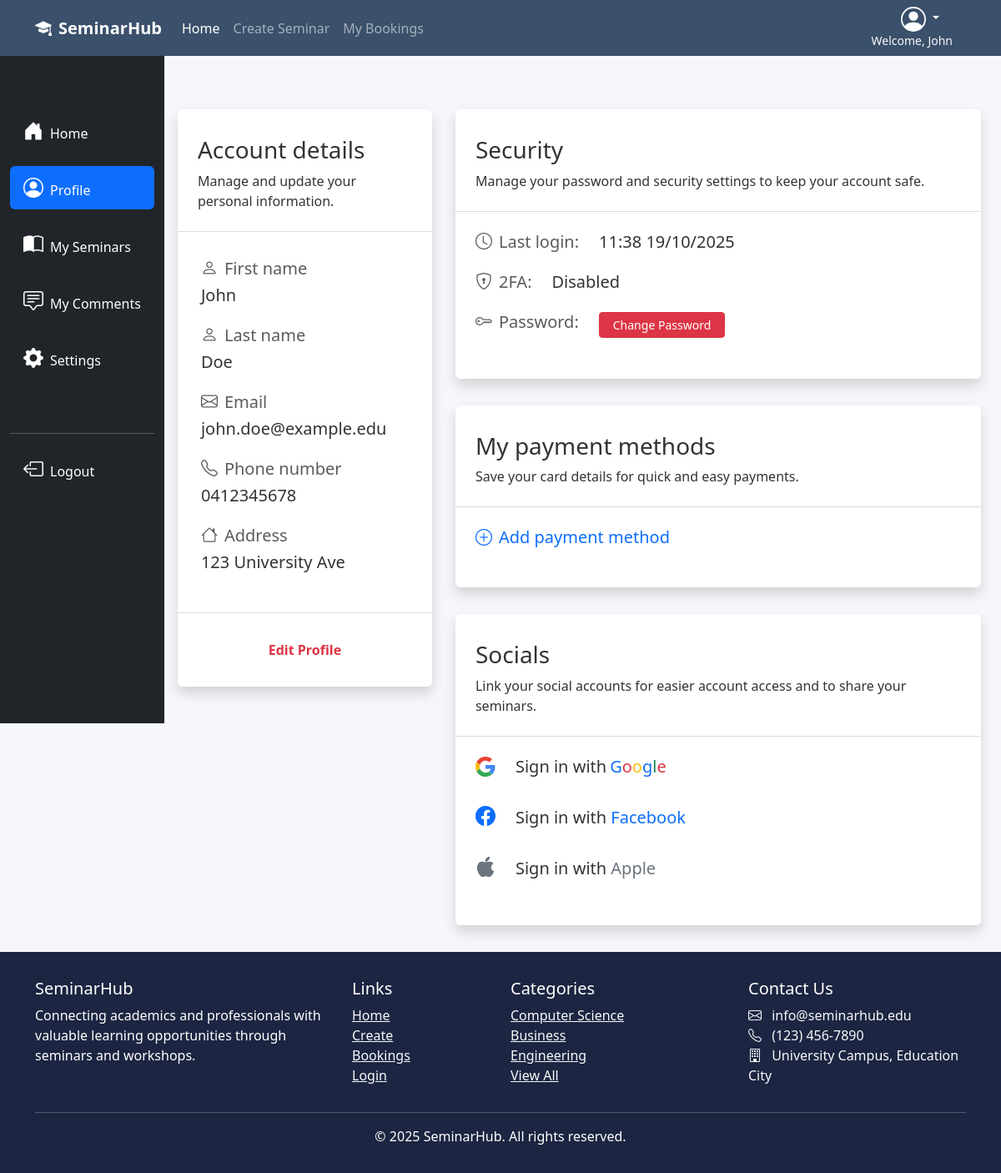
Page /profile/1 (signed in) on the earlier database version.
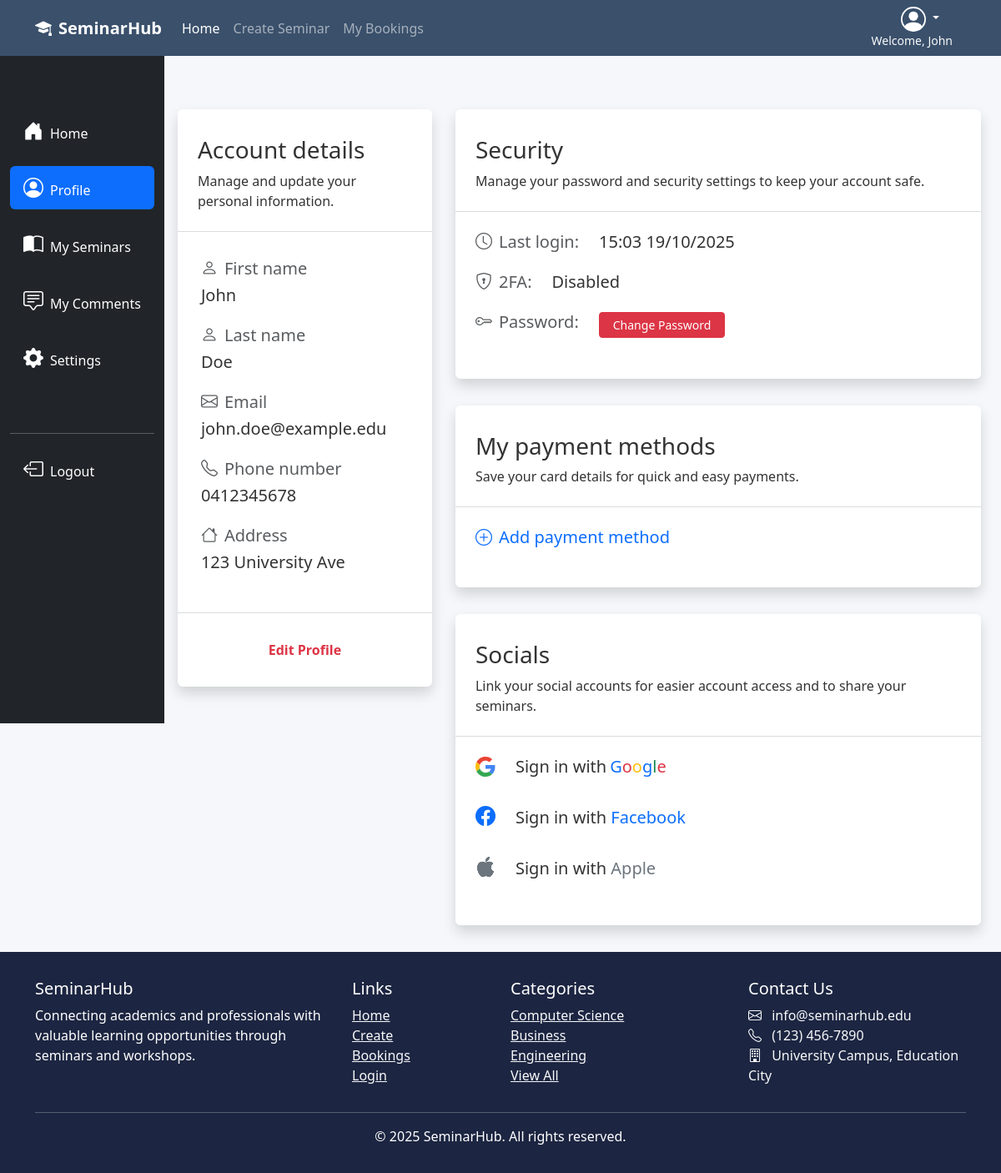
Same page on the later database version.
### SeminarHub/models.py (models this page shows, shortened)
class User(db.Model, UserMixin):
    __tablename__ = 'users'
    id = db.Column(db.Integer, primary_key=True)
    first_name = db.Column(db.String(64), index=True)
    last_name  = db.Column(db.String(64), index=True)
    email      = db.Column(db.String(64), unique=True)
    password_hash = db.Column(db.String(256), nullable=False)
    number     = db.Column(db.String(64), nullable=False)
    address    = db.Column(db.String(256), nullable=False)
    last_seen = db.Column(db.DateTime, default=datetime.now())
    bookings      = db.relationship("Booking", back_populates="user")
    comments      = db.relationship("Comment", back_populates="user")
    owned_events  = db.relationship("Event",   back_populates="owner")

### SeminarHub/user/user.py (the view)
@user_bp.route('/profile/<user_id>')
@login_required
def profile(user_id):
    user = User.query.filter_by(id = current_user.id).first()
    return render_template('profile.html', heading = 'Profile | ', user = user, details_template = '_account_details.html')

### SeminarHub/user/templates/profile.html (shortened to what this page needs)
{% extends '_profile_navigation.html' %}
{% set active_page = 'profile' %}
{% block profile_content %}
<div class="container pt-md-3 pt-2 ps-4 pe-4 ps-lg-0 mt-md-5 mt-3">
    <div class="row">
        <div class="col-12 col-lg-5 col-xl-4 pb-3">
            <div class="profile-form-section shadow rounded mb-3 w-100">
                {% block account_details %}
                {% include details_template %}
                {% endblock %}
            </div>
        </div>
        <div class="col-12 col-lg-7 col-xl-8 pe-4">
            <div class="row ps-3 pb-3">
                <div class="profile-form-section shadow rounded mb-3 w-100">
                    <div class="col">
                        <div class="px-4 mb-4">
                            <h3 class="">Security</h3>
                            <p>Manage your password and security settings to keep your account safe.</p>
                        </div>
                        <hr class="text-secondary">
                        <div class="px-4 mb-3 mt-4 d-flex">
                            <h5 class="me-4 text-muted mb-2"><i class="bi bi-clock fs-5 pe-2"></i>Last login:</h5>
                            <h5 class="">{% if user.last_seen %}{{user.last_seen.strftime('%H:%M %d/%m/%Y')}}{% else %}No previous login{% endif %}</h5>
                        </div>
                        <div class="px-4 mb-3 d-flex">
                            <h5 class="me-4 text-muted mb-2"><i class="bi bi-shield-lock fs-5 pe-2"></i>2FA:</h5>
                            <h5 class="">Disabled</h5>
                        </div>
                        <div class="px-4 mb-3 d-flex">
                            <h5 class="me-4 text-muted text-nowrap"><i class="bi bi-key fs-5 pe-2"></i>Password:</h5>
                            <a href="{{url_for('auth.change_password', user_id=current_user.id)}}" class="text-decoration-none text-danger text-nowrap"><button class="btn btn-danger btn-sm me-2 px-1 px-lg-3 py-1 ">Change Password</button></a>
                        </div>
                    </div>
                </div>
            </div>
            <div class="row ps-3 pb-3">
                <div class="profile-form-section shadow rounded mb-3 w-100">
                    <div class="col">
                        <div class="px-4 mb-4">
                            <h3 class="">My payment methods</h3>
                            <p>Save your card details for quick and easy payments.</p>
                        </div>
                        <hr class="text-secondary">
                        <div class="px-4 mb-3 mt-4">
                            <a href="" class="text-decoration-none"><h5 class=""><i class="bi bi-plus-circle fs-5 pe-2"></i>Add payment method</h5></a>
                        </div>
                    </div>
                </div>
            </div>
            <div class="row ps-3 pb-3">
                <div class="profile-form-section shadow rounded mb-3 w-100">
                    <div class="col">
                        <div class="px-4 mb-4">
                            <h3 class="">Socials</h3>
                            <p>Link your social accounts for easier account access and to share your seminars.</p>
                        </div>
                        <hr class="text-secondary">
                        <div class="px-4 mb-4 mt-4 d-flex">
                            <a href="" class="text-decoration-none text-reset">
                                <h5 class="google-icon-container">
                                    Sign in with <span class="text-primary ms-1">G</span><span class="text-danger">o</span><span class="text-warning">o</span><span class="text-primary">g</span><span class="text-success">l</span><span class="text-danger">e</span>
                                </h5>
                            </a>
                        </div>
                        <div class="px-4 mb-4 mt-4 d-flex">
                            <a href="" class="text-decoration-none text-reset"><h5 class=""><i class="bi bi-facebook h4 pe-4 text-primary"></i>Sign in with <span class="text-primary">Facebook</span></h5></a>
                        </div>
                        <div class="px-4 mb-3 mt-4 d-flex">
                            </i><a href="" class="text-decoration-none text-reset"><h5 class=""><i class="bi bi-apple h4 pe-4 text-secondary"></i>Sign in with <span class="text-secondary">Apple</span></h5></a>
                        </div>
                    </div>
                </div>
            </div>
        </div>
    </div>
</div>
{% endblock %}

### SeminarHub/user/templates/_profile_navigation.html (shortened to what this page needs)
{% extends 'base.html' %}
{% block content %}
<div class="row g-0">
    <div class="col-auto">
        <div class="d-flex flex-column flex-shrink-0 p-0 p-sm-2 py-lg-3 align-items-center align-items-sm-start bg-dark vh-100 profile-sidebar sticky-top z-1">
            <ul class="nav nav-pills flex-column mb-5 mt-5 px-0 px-sm-1 w-100">
                <li class="nav-item mb-3">
                    <a href="{{url_for('main.index')}}" class="nav-link profile-link text-white"><span class="text-nowrap"><i class="bi bi-house-door-fill me-2 fs-4"></i><span class="d-none d-lg-inline">Home</span></span></a>
                </li>
                <li class="nav-item mb-3">
                    <a href="{{url_for('user.profile', user_id=current_user.id)}}" class="nav-link {% if active_page == 'profile' %} active {% else %} profile-link text-white {% endif %}"><span class="text-nowrap"><i class="bi bi-person-circle me-2 fs-4"></i><span class="d-none d-lg-inline">Profile</span></span></a>
                </li>
                <li class="nav-item mb-3">
                    <a href="{{url_for('user.events', user_id=current_user.id)}}" class="nav-link {% if active_page == 'events' %} active {% else %} profile-link text-white {% endif %}"><span class="text-nowrap"><i class="bi bi-book-half me-2 fs-4"></i><span class="d-none d-lg-inline text-nowrap">My Seminars</span></span></a>
                </li>
                <li class="nav-item mb-3">
                    <a href="{{url_for('user.comments', user_id=current_user.id)}}" class="nav-link {% if active_page == 'comments' %} active {% else %} profile-link text-white {% endif %}"><span class="text-nowrap"><i class="bi bi-chat-square-text me-2 fs-4"></i><span class="d-none d-lg-inline">My Comments</span></span></a>
                </li>
                <li class="nav-item mb-5">
                    <a href="#" class="nav-link profile-link text-white"><span><i class="bi bi-gear-fill me-2 fs-4"></i><span class="d-none d-lg-inline">Settings</span></span></a>
                </li>
                <hr class="border-white">
                <li class="nav-item mt-auto">
                    <a href="{{url_for('auth.logout')}}" class="nav-link profile-link text-white"><span><i class="bi bi-box-arrow-left fs-4 pe-2"></i><span class="d-none d-lg-inline">Logout</span></span></a>
                </li>
            </ul>
        </div>
    </div>
    <div class="col ps-3">
    {% block profile_content %}
    {% endblock %}
    </div>
</div>
{% endblock %}

### SeminarHub/templates/base.html (shortened to what this page needs)
<!DOCTYPE html>
<html lang="en">
<head>
  <link href="https://cdn.jsdelivr.net/npm/bootstrap@5.3.0/dist/css/bootstrap.min.css" rel="stylesheet">
  <link rel="stylesheet" href="https://cdn.jsdelivr.net/npm/bootstrap-icons@1.10.0/font/bootstrap-icons.css">
  <link rel="stylesheet" href="{{ url_for('static', filename='style/stylesheet.css') }}">
</head>
<body class="d-flex flex-column min-vh-100">
  <header>
    {% include "_navigation.html" %}
  </header>
  <main class="flex-fill">
    {% block content %}{% endblock %}
  </main>
  {% include "_footer.html" %}
</body>
</html>

### SeminarHub/templates/_navigation.html (shortened to what this page needs)
<nav class="navbar navbar-expand-lg navbar-dark sticky-top">
    <div class="container">
        <a class="navbar-brand fw-bold" href="{{ url_for('main.index') }}">
            <i class="bi bi-mortarboard-fill me-2"></i>SeminarHub
        </a>
        {% if current_user.is_authenticated %}
        <div class="ms-auto order-lg-last text-end">
            <div class="dropdown pe-3">
                <a href="#" class="d-block link-body-emphasis text-decoration-none dropdown-toggle text-light pe-3" data-bs-toggle="dropdown" aria-expanded="false">
                </a>
                <small class="d-block text-end text-light">Welcome, {{ current_user.first_name }}</small>
            </div>
        </div>
        {% endif %}
        <div class="collapse navbar-collapse" id="navbarNav">
            <ul class="navbar-nav me-auto">
                <li class="nav-item">
                    <a class="nav-link active" href="{{ url_for('main.index') }}">Home</a>
                </li>
                <li class="nav-item">
                    <a class="nav-link" href="{{url_for('event.create')}}">Create Seminar</a>
                </li>
                <li class="nav-item">
                    <a class="nav-link" href="{{url_for('booking.booking')}}">My Bookings</a>
                </li>
            </ul>
        </div>
    </div>
</nav>

### SeminarHub/user/templates/_account_details.html
<div class="px-4 mb-4">
    <h3 class="">Account details</h3>
    <p>Manage and update your personal information.</p>
</div>
<hr class="text-secondary">
<div class="px-4 py-2 mt-4">
    <div class="mb-4 ms-1">
        <h5 class="me-4 text-muted mb-2"><i class="bi bi-person fs-5 pe-2"></i>First name</h5>
        <h5 class="">{{user.first_name}}</h5>
    </div>
    <div class="mb-4 ms-1">
        <h5 class="me-4 text-muted mb-2"><i class="bi bi-person fs-5 pe-2"></i>Last name</h5>
        <h5 class="">{{user.last_name}}</h5>
    </div>
    <div class="mb-4 ms-1">
        <h5 class="me-4 text-muted mb-2"><i class="bi bi-envelope fs-5 pe-2"></i>Email</h5>
        <h5 class="">{{user.email}}</h5>
    </div>
    <div class="mb-4 ms-1">
        <h5 class="me-4 text-muted mb-2"><i class="bi bi-telephone fs-5 pe-2"></i>Phone number</h5>
        <h5 class="">{{user.number}}</h5>
    </div>
    <div class="mb-4 ms-1">
        <h5 class="me-4 text-muted mb-2"><i class="bi bi-house fs-5 pe-2"></i>Address</h5>
        <h5 class="">{{user.address}}</h5>
    </div>
</div>
<hr class="text-secondary">
<div class="text-center pt-3">
    <a href="{{url_for('user.edit_profile', user_id=current_user.id)}}" class="text-danger fw-bold text-decoration-none h6">Edit Profile</a>
</div>

### SeminarHub/templates/_footer.html
<footer class="mt-auto">
  <div class="container">
    <div class="row">
      <div class="col-md-4">
        <h5>SeminarHub</h5>
        <p>Connecting academics and professionals with valuable learning opportunities through seminars and workshops.</p>
      </div>
      <div class="col-md-2">
        <h5>Links</h5>
        <ul class="list-unstyled">
          <li><a href="{{ url_for('main.index') }}" class="text-light">Home</a></li>
          <li><a href="{{ url_for('event.create') }}" class="text-light">Create</a></li>
          <li><a href="{{ url_for('booking.booking') }}" class="text-light">Bookings</a></li>
          <li><a href="#" class="text-light">Login</a></li>
        </ul>
      </div>
      <div class="col-md-3">
        <h5>Categories</h5>
        <ul class="list-unstyled">
          <li><a href="{{url_for('main.index', category='Computer Science')}}" class="text-light">Computer Science</a></li>
          <li><a href="{{url_for('main.index', category='Business')}}" class="text-light">Business</a></li>
          <li><a href="{{url_for('main.index', category='Engineering')}}" class="text-light">Engineering</a></li>
          <li><a href="{{url_for('main.index')}}" class="text-light">View All</a></li>
        </ul>
      </div>
      <div class="col-md-3">
        <h5>Contact Us</h5>
        <address class="text-light mb-0">
          <i class="bi bi-envelope me-2"></i> info@seminarhub.edu<br>
          <i class="bi bi-telephone me-2"></i> (123) 456-7890<br>
          <i class="bi bi-building me-2"></i> University Campus, Education City
        </address>
      </div>
    </div>
    <hr class="bg-light">
    <div class="text-center">
      <p class="mb-0">© {{ current_year or 2025 }} SeminarHub. All rights reserved.</p>
    </div>
  </div>
</footer>

### SeminarHub/static/style/stylesheet.css (style rules this page uses)
:root { --primary: #3a506b; --secondary: #5bc0be; --light: #f8f9fa; --dark: #1c2541; --accent: #e07a5f; }
html, body { min-height: 100%; margin: 0; padding: 0; }
body { font-family: 'Segoe UI', Tahoma, Geneva, Verdana, sans-serif; background-color: #f5f7fa; color: #333; }
.navbar { background-color: var(--primary); }
footer { background-color: var(--dark); color: white; padding: 2rem 0; margin-top: 3rem; }
.profile-form-section { background-color: white; border-radius: 10px; box-shadow: 0 4px 6px rgba(0, 0, 0, 0.1); padding: 2rem 0; margin-bottom: 2rem; }
.profile-sidebar { max-width: 220px; }
.google-icon { width: 24px; height: 24px; }
.google-icon-container { display: flex; align-items: center; }

Differences in the rows shown:
changed User "John": last_seen "11:38 19/10/2025" → "15:03 19/10/2025"
